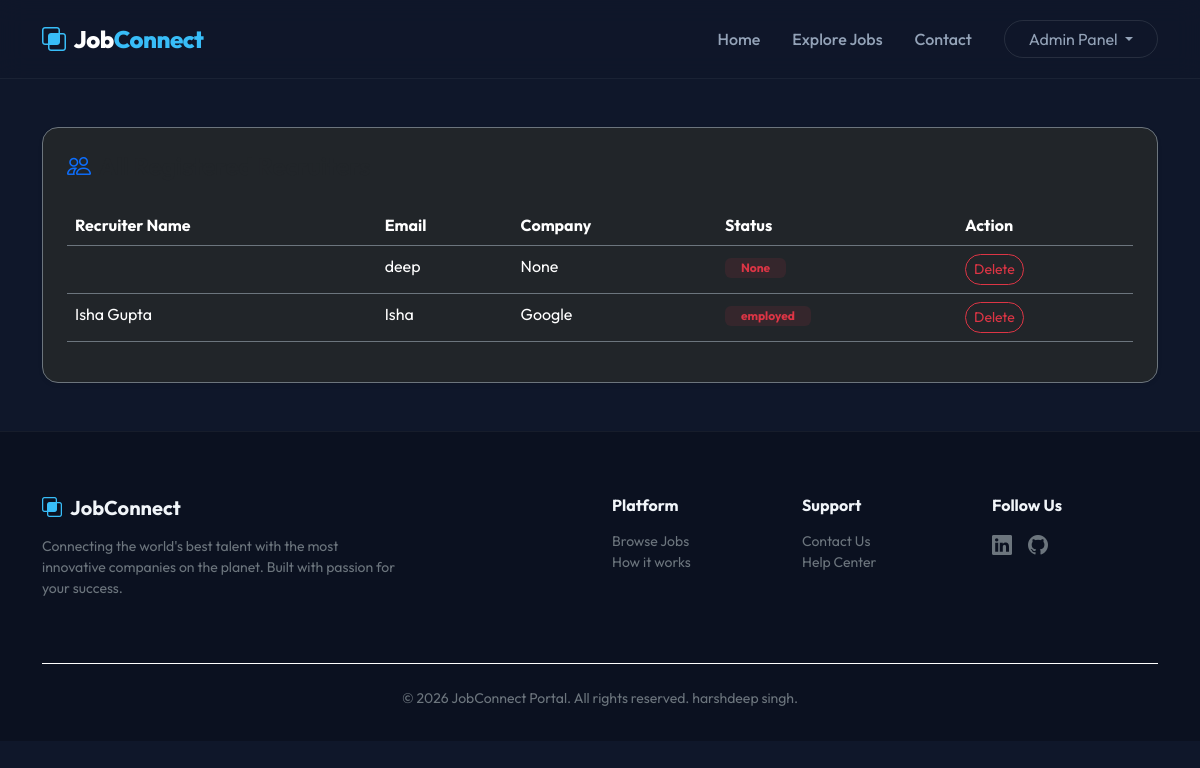
/recruiter_all/ (signed in), run on the app's committed database.
### job/models.py (models this page shows, shortened)
class Recruiter(models.Model):
    user = models.ForeignKey(User, on_delete=models.CASCADE)
    mobile = models.CharField(max_length=15, null=True)
    image = models.FileField(null=True)
    gender = models.CharField(max_length=15, null=True)
    type = models.CharField(max_length=15, null=True)
    company = models.CharField(max_length=100, null=True)
    status = models.CharField(max_length=20, null=True)

### job/views.py (the view)
# urls.py: path('recruiter_all/', views.recruiter_all, name="recruiter_all"),
def recruiter_all(request):
    if not request.user.is_authenticated:
        return redirect('adminlogin')
    data = Recruiter.objects.all()
    context = {'data': data}
    return render(request, 'recruiter_all.html',context)

### job/templates/recruiter_all.html (shortened to what this page needs)
{% extends 'base.html' %}
{% block content %}
<div class="container py-5">
    <div class="card bg-dark border-secondary p-4 rounded-4 shadow-sm">
        <h4 class="fw-bold mb-4"><i class="bi bi-people me-2 text-primary"></i>All Registered Recruiters</h4>
        <div class="table-responsive">
            <table class="table table-dark table-hover border-secondary">
                <thead>
                    <tr class="text-secondary">
                        <th>Recruiter Name</th>
                        <th>Email</th>
                        <th>Company</th>
                        <th>Status</th>
                        <th>Action</th>
                    </tr>
                </thead>
                <tbody>
                    {% for i in data %}
                    <tr>
                        <td>{{ i.user.get_full_name }}</td>
                        <td>{{ i.user.username }}</td>
                        <td>{{ i.company }}</td>
                        <td>
                            {% if i.status == 'approved' %}
                            <span class="badge bg-success bg-opacity-10 text-success px-3">Approved</span>
                            {% elif i.status == 'pending' %}
                            <span class="badge bg-warning bg-opacity-10 text-warning px-3">Pending</span>
                            {% else %}
                            <span class="badge bg-danger bg-opacity-10 text-danger px-3">{{ i.status }}</span>
                            {% endif %}
                        </td>
                        <td>
                            <a href="{% url 'delete_recruiter' i.user.id %}"
                                class="btn btn-sm btn-outline-danger rounded-pill"
                                onclick="return confirm('Are you sure you want to delete this recruiter?')">Delete</a>
                        </td>
                    </tr>
                    {% empty %}
                    <tr>
                        <td colspan="5" class="text-center py-4 text-secondary">No recruiters found.</td>
                    </tr>
                    {% endfor %}
                </tbody>
            </table>
        </div>
    </div>
</div>
{% endblock %}

### job/templates/base.html (style rules this page uses)
:root { --bg-dark: #0f172a; --card-dark: #1e293b; --accent: #38bdf8; --accent-glow: rgba(56, 189, 248, 0.4); --luxury-grad: linear-gradient(135deg, #38bdf8 0%, #818cf8 100%); }
body { font-family: 'Outfit', sans-serif; background-color: var(--bg-dark); color: #f1f5f9; overflow-x: hidden; }

### data on the page
Recruiter: user.username "deep", company "None", status "None"
Recruiter: user.get_full_name "Isha Gupta", user.username "Isha", company "Google", status "employed"
